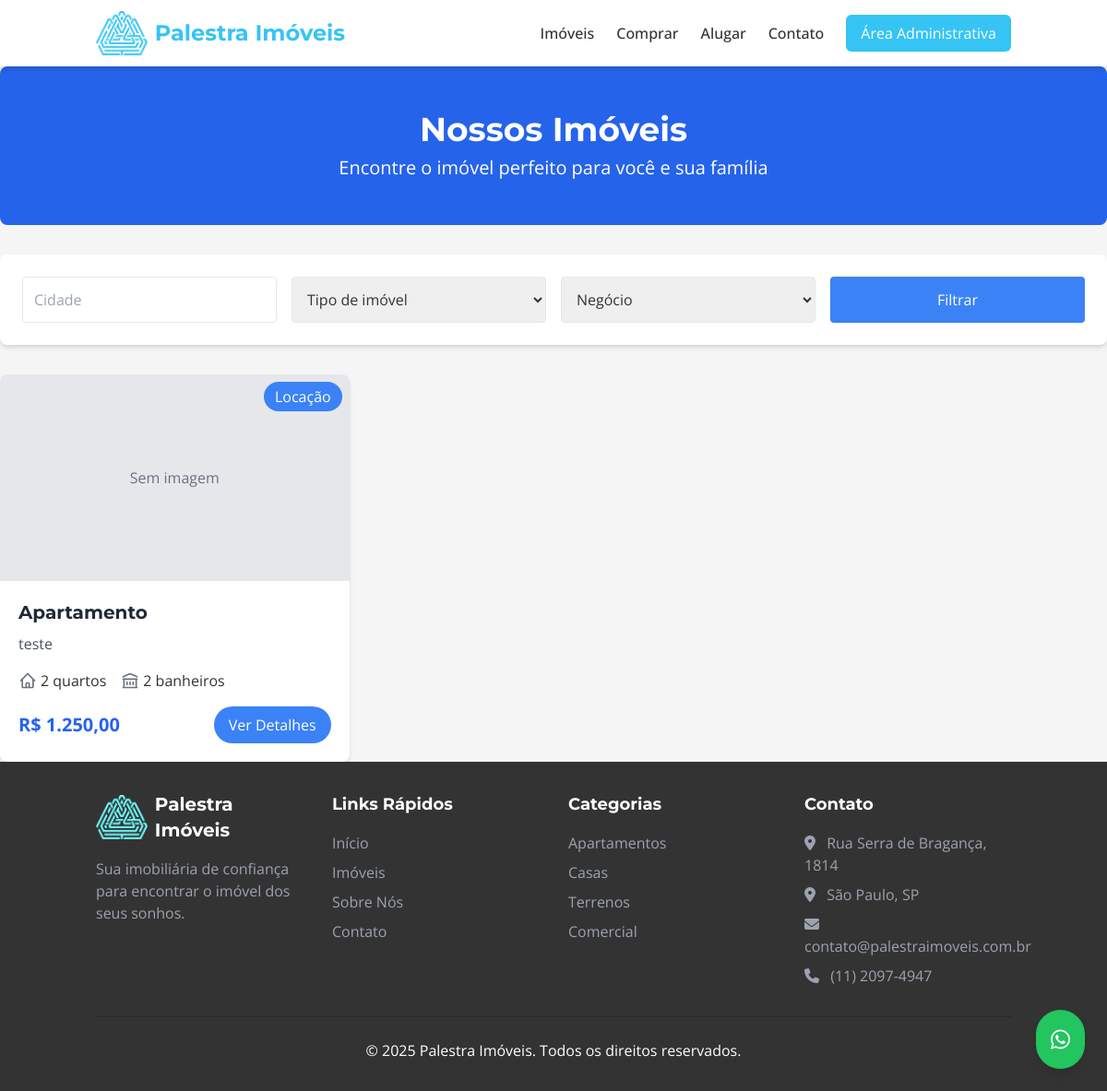
Page /imovel/ on the earlier database version.
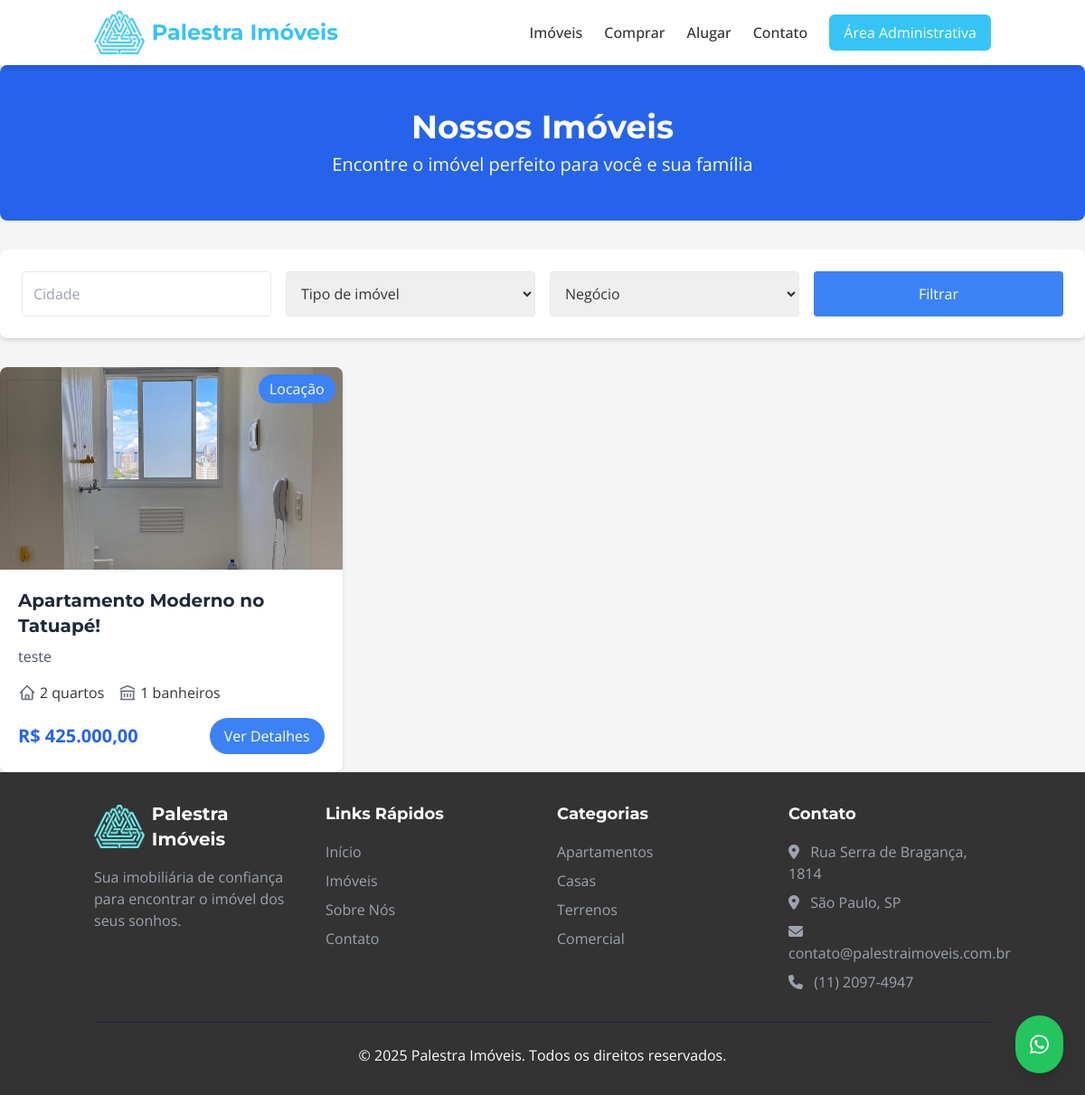
Same page on the later database version.
### Imob/models.py (models this page shows, shortened)
class Imovel(models.Model):
    class TipoImovel(models.TextChoices):
        CASA = 'CASA', 'Casa'
        APARTAMENTO = 'APARTAMENTO', 'Apartamento'
        TERRENO = 'TERRENO', 'Terreno'
        SALA_COMERCIAL = 'SALA COMERCIAL', 'Sala Comercial'
        GALPAO = 'GALPÃO', 'Galpão'
        OUTRO = 'OUTRO', 'Outro'
    class Finalidade(models.TextChoices):
        VENDA = 'venda', 'Venda'
        ALUGUEL = 'aluguel', 'Aluguel'
        AMBOS = 'ambos', 'Venda e Aluguel'
    titulo = models.CharField(max_length=200, default='', help_text='Título para exibição do imóvel')
    tipo = models.CharField(
        max_length=20,
        choices=TipoImovel.choices,
        default=TipoImovel.CASA,
        verbose_name='Tipo do Imóvel'
    )
    slug = models.SlugField(max_length=255, unique=True, blank=True)
    descricao = models.TextField(
        blank=True,
        verbose_name='Descrição',
        help_text='Informações complementares sobre o imóvel'
    )
    proprietario = models.ForeignKey(
        Proprietario,
        on_delete=models.SET_NULL,
        null=True,
        blank=True,
        related_name='imoveis'
    )
    endereco = models.CharField(max_length=255, verbose_name='Endereço')
    numero = models.CharField(max_length=10, blank=True, verbose_name='Número')
    complemento = models.CharField(max_length=100, blank=True)
    bairro = models.CharField(max_length=100)
    cidade = models.CharField(max_length=100)
    estado = models.CharField(max_length=2)
    cep = models.CharField(max_length=10, blank=True)
    latitude = models.DecimalField(max_digits=9, decimal_places=6, null=True, blank=True)
    longitude = models.DecimalField(max_digits=9, decimal_places=6, null=True, blank=True)
    finalidade = models.CharField(max_length=10, choices=Finalidade.choices)
    quartos = models.PositiveIntegerField(default=0)
    suites = models.PositiveIntegerField(default=0)
    banheiros = models.PositiveIntegerField(default=0)
    vagas_garagem = models.PositiveIntegerField(default=0, verbose_name='Vagas na garagem')
    area_total = models.DecimalField(max_digits=8, decimal_places=2, null=True, blank=True, verbose_name='Área total (m²)')
    area_privativa = models.DecimalField(max_digits=8, decimal_places=2, null=True, blank=True, verbose_name='Área privativa (m²)')
    andar = models.PositiveIntegerField(null=True, blank=True, help_text='Preencher se for apartamento ou sala')
    mobiliado = models.BooleanField(default=False)
    aceita_pets = models.BooleanField(default=False)
    ativo = models.BooleanField(default=True)
    destaque = models.BooleanField(default=False)
    data_cadastro = models.DateTimeField(auto_now_add=True)
    data_atualizacao = models.DateTimeField(auto_now=True)
    preco = models.DecimalField(
        max_digits=12,
        decimal_places=2,
        null=True,
        blank=True,
        help_text='Preço de venda'
    )
    aluguel = models.DecimalField(
        max_digits=10,
        decimal_places=2,
        null=True,
        blank=True,
        help_text='Valor do aluguel mensal'
    )
    condominio = models.DecimalField(max_digits=10, decimal_places=2, null=True, blank=True)
    iptu = models.DecimalField(max_digits=10, decimal_places=2, null=True, blank=True)
    class Meta:
        verbose_name = 'Imóvel'
        verbose_name_plural = 'Imóveis'
        ordering = ['-destaque', '-data_cadastro']
    def formatar_valor(self, valor):
        if valor is None or valor == 0:
            return "Não informado"
        valor_str = f"{valor:,.2f}"
        valor_str = valor_str.replace(".", "X")
        valor_str = valor_str.replace(",", ".")
        valor_str = valor_str.replace("X", ",")
        return f"R$ {valor_str}"
    def preco_formatado(self):
        return self.formatar_valor(self.preco)

class FotoImovel(models.Model):
    imovel = models.ForeignKey(Imovel, related_name='fotos', on_delete=models.CASCADE)
    imagem = models.ImageField(upload_to='imoveis/')
    principal = models.BooleanField(default=False)
    titulo = models.CharField(max_length=100, blank=True)
    ordem = models.PositiveIntegerField(default=0)
    class Meta:
        verbose_name = 'Foto'
        verbose_name_plural = 'Fotos'
        ordering = ['ordem', '-principal']

### Imob/views.py (the view)
# urls.py: path('imovel/', views.lista_imoveis, name='lista_imoveis'),
def lista_imoveis(request):
    imoveis = Imovel.objects.all().prefetch_related('fotos').order_by('-destaque', '-data_cadastro')
    tipo = request.GET.get('tipo')
    negocio = request.GET.get('negocio')
    cidade = request.GET.get('cidade')
    if tipo:
        imoveis = imoveis.filter(tipo=tipo.lower())  # Convertendo para minúsculas para compatibilidade
    if negocio:
        imoveis = imoveis.filter(negocio=negocio.lower())  # Convertendo para minúsculas
    if cidade:
        imoveis = imoveis.filter(cidade__icontains=cidade)
    return render(request, 'imoveis/lista_imoveis.html', {'imoveis': imoveis})

### Imob/templates/imoveis/lista_imoveis.html (shortened to what this page needs)
{% extends 'base.html' %}
{% load static %}
{% load imob_filters %}
{% load l10n %}
{% load humanize %}
{% block content %}
<div class="bg-blue-600 text-white py-12 rounded-lg mb-8">
    <h1 class="text-4xl font-bold text-center">Nossos Imóveis</h1>
    <p class="text-xl text-center mt-2">Encontre o imóvel perfeito para você e sua família</p>
</div>
<div class="bg-white rounded-lg shadow-md p-6 mb-8">
    <form method="GET" class="grid grid-cols-1 md:grid-cols-4 gap-4">
        <input type="text" name="cidade" class="p-3 border rounded" placeholder="Cidade">
        <select name="tipo" class="p-3 border rounded">
            <option value="">Tipo de imóvel</option>
        </select>
        <select name="negocio" class="p-3 border rounded">
            <option value="">Negócio</option>
        </select>
        <button type="submit" class="bg-blue-500 text-white p-3 rounded hover:bg-blue-600">Filtrar</button>
    </form>
</div>
<div class="grid grid-cols-1 md:grid-cols-2 lg:grid-cols-3 gap-8">
    {% for imovel in imoveis %}
    <div class="bg-white rounded-lg shadow-md overflow-hidden transition-transform duration-300 hover:shadow-xl hover:-translate-y-1">
        <div class="relative">
            {% with primeira_foto=imovel.fotos.first %}
                {% if primeira_foto %}
                    <img src="{{ primeira_foto.imagem.url }}" class="w-full h-56 object-cover" alt="{{ imovel.titulo }}">
                {% else %}
                    <div class="w-full h-56 bg-gray-200 flex items-center justify-center">
                        <span class="text-gray-500">Sem imagem</span>
                    </div>
                {% endif %}
            {% endwith %}
            <div class="absolute top-0 right-0 bg-blue-500 text-white px-3 py-1 m-2 rounded-full">
                {% if imovel.finalidade == 'venda' %}
                Venda
                {% else %}
                Locação
                {% endif %}
            </div>
        </div>
        <div class="p-5">
            <h3 class="text-xl font-bold mb-2 text-gray-800">{{ imovel.titulo }}</h3>
            <p class="text-gray-600 mb-4">{{ imovel.descricao|truncatewords:15 }}</p>
            <div class="flex justify-between items-center mb-4">
                <div class="flex space-x-4">
                    <div class="flex items-center">
                        <span>{{ imovel.quartos }} quartos</span>
                    </div>
                    <div class="flex items-center">
                        <svg class="w-5 h-5 text-gray-500 mr-1" fill="none" stroke="currentColor" viewBox="0 0 24 24" xmlns="http://www.w3.org/2000/svg">
                            <path stroke-linecap="round" stroke-linejoin="round" stroke-width="2" d="M8 14v3m4-3v3m4-3v3M3 21h18M3 10h18M3 7l9-4 9 4M4 10h16v11H4V10z"></path>
                        </svg>
                        <span>{{ imovel.banheiros }} banheiros</span>
                    </div>
                </div>
            </div>
            <div class="flex justify-between items-center">
                <p class="text-blue-600 font-bold text-xl"> {{ imovel.preco_formatado }}</p>
                <a href="{% url 'detalhes_imovel' imovel.id %}" class="px-4 py-2 bg-blue-500 text-white rounded-full hover:bg-blue-600 transition-colors">Ver Detalhes</a>
            </div>
        </div>
    </div>
    {% empty %}
    <div class="col-span-full text-center py-8">
        <p class="text-gray-600 text-lg">Nenhum imóvel encontrado com os filtros selecionados.</p>
    </div>
    {% endfor %}
</div>
{% endblock %}

### Imob/templates/base.html (shortened to what this page needs)
<!DOCTYPE html>
<html lang="pt-br">
<head>
    {% load static %}
    <link href="https://cdn.jsdelivr.net/npm/tailwindcss@2.2.19/dist/tailwind.min.css" rel="stylesheet">
    <link rel="stylesheet" href="https://cdnjs.cloudflare.com/ajax/libs/font-awesome/6.4.0/css/all.min.css">
    <link href="{% static 'css/styles.css' %}" rel="stylesheet">
    <script src="https://cdn.tailwindcss.com"></script>
    <link href="https://cdn.jsdelivr.net/npm/lightbox2@2.11.3/dist/css/lightbox.min.css" rel="stylesheet">
<a href="https://api.whatsapp.com/send?phone=551120974947&text=Olá!%20Gostaria%20de%20mais%20informações%20sobre%20os%20imóveis."
class="fixed bottom-6 right-6 z-50 bg-green-500 hover:bg-green-600 text-white p-4 rounded-full shadow-lg transition duration-300"
target="_blank" rel="noopener noreferrer"
aria-label="Fale conosco pelo WhatsApp">
<i class="fab fa-whatsapp text-2xl"></i>
</a>
</head>
<body class="bg-neutral-light text-neutral-dark font-body flex flex-col min-h-screen">
    <nav class="bg-white shadow-md sticky top-0 z-50">
        <div class="container mx-auto px-4 py-3">
            <div class="flex justify-between items-center">
                <a href="/" class="flex items-center space-x-2">
                    <img src="{% static 'images/logo.png' %}" alt="Palestra Imóveis Logo" class="h-12">
                    <span class="text-2xl font-bold text-primary font-heading">Palestra Imóveis</span>
                </a>
                <div class="hidden md:flex items-center">
                    <ul class="flex space-x-6 mr-6">
                        <li><a href="{% url 'lista_imoveis' %}" class="hover:text-primary font-medium">Imóveis</a></li>
                        <li><a href="http://127.0.0.1:8000/?objetivo=comprar&endereco=&tipo=&preco=" class="hover:text-primary font-medium">Comprar</a></li>
                        <li><a href="http://127.0.0.1:8000/?objetivo=alugar&endereco=&tipo=&preco=" class="hover:text-primary font-medium">Alugar</a></li>
                        <li><a href="https://api.whatsapp.com/send?phone=551120974947&text=Olá!%20Gostaria%20de%20mais%20informações%20sobre%20os%20imóveis." class="hover:text-primary font-medium">Contato</a></li>
                    </ul>
                    {% if user.is_authenticated %}
                        <a href="{% url 'dashboard' %}" class="text-primary hover:text-primary-dark mr-4">Dashboard</a>
                        <a href="{% url 'logout' %}" class="bg-neutral-dark hover:bg-gray-600 text-white px-4 py-2 rounded-md">Sair</a>
                    {% else %}
                        <a href="{% url 'login' %}" class="bg-primary hover:bg-primary-dark text-white px-4 py-2 rounded-md">Área Administrativa</a>
                    {% endif %}
                </div>
            </div>
        </div>
    </nav>
    <main class="flex-grow">
        {% block content %}
        {% endblock %}
    </main>
    <footer class="bg-neutral-dark text-white py-8">
        <div class="container mx-auto px-4">
            <div class="grid grid-cols-1 md:grid-cols-4 gap-8">
                <div>
                    <div class="flex items-center space-x-2 mb-4">
                        <img src="{% static 'images/logo.png' %}" alt="Palestra Imóveis Logo" class="h-12 brightness-200">
                        <span class="text-xl font-bold text-white font-heading">Palestra Imóveis</span>
                    </div>
                    <p class="text-gray-400">Sua imobiliária de confiança para encontrar o imóvel dos seus sonhos.</p>
                </div>
                <div>
                    <h3 class="text-lg font-bold mb-4 font-heading">Links Rápidos</h3>
                    <ul class="space-y-2">
                        <li><a href="/" class="text-gray-400 hover:text-white">Início</a></li>
                        <li><a href="#" class="text-gray-400 hover:text-white">Imóveis</a></li>
                        <li><a href="#" class="text-gray-400 hover:text-white">Sobre Nós</a></li>
                        <li><a href="#" class="text-gray-400 hover:text-white">Contato</a></li>
                    </ul>
                </div>
                <div>
                    <h3 class="text-lg font-bold mb-4 font-heading">Categorias</h3>
                    <ul class="space-y-2">
                        <li><a href="#" class="text-gray-400 hover:text-white">Apartamentos</a></li>
                        <li><a href="#" class="text-gray-400 hover:text-white">Casas</a></li>
                        <li><a href="#" class="text-gray-400 hover:text-white">Terrenos</a></li>
                        <li><a href="#" class="text-gray-400 hover:text-white">Comercial</a></li>
                    </ul>
                </div>
                <div>
                    <h3 class="text-lg font-bold mb-4 font-heading">Contato</h3>
                    <p class="text-gray-400 mb-2"><i class="fas fa-map-marker-alt mr-2"></i> Rua Serra de Bragança, 1814</p>
                    <p class="text-gray-400 mb-2"><i class="fas fa-map-marker-alt mr-2"></i> São Paulo, SP</p>
                    <p class="text-gray-400 mb-2"><i class="fas fa-envelope mr-2"></i> contato@palestraimoveis.com.br</p>
                    <p class="text-gray-400"><i class="fas fa-phone mr-2"></i> (11) 2097-4947</p>
                </div>
            </div>
            <div class="border-t border-gray-800 mt-8 pt-6 text-center">
                <p>&copy; 2025 Palestra Imóveis. Todos os direitos reservados.</p>
            </div>
        </div>
    </footer>
</body>
</html>

### Imob/static/css/styles.css (style rules this page uses)
body { font-family: 'Open Sans', sans-serif; }
h1, h2, h3 { font-family: 'Montserrat', sans-serif; }
.bg-primary { background-color: #36C4F5 !important; }
.text-primary { color: #36C4F5 !important; }

### Imob/templates/base.html (style rules this page uses)
body { font-family: 'Open Sans', sans-serif; }
h1, h2, h3, h4, h5, h6 { font-family: 'Montserrat', sans-serif; }

Differences in the rows shown:
removed Imovel: shows "Sem imagem", finalidade "Locação", titulo "Apartamento", descricao "teste", quartos "2", banheiros "2", preco_formatado "R$ 1.250,00"
added Imovel: fotos.first.imagem (picture), finalidade "Locação", titulo "Apartamento Moderno no Tatuapé!", descricao "teste", quartos "2", banheiros "1", preco_formatado "R$ 425.000,00"
